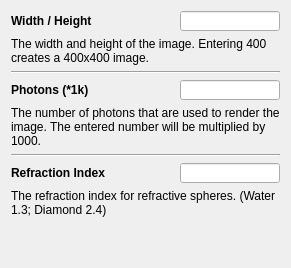
           <widget class="QWidget" name="ppm">
            <layout class="QVBoxLayout" name="verticalLayout_8">
             <item>
              <layout class="QHBoxLayout" name="horizontalLayout_17">
               <item>
                <widget class="QLabel" name="ppmSizeLabel">
                 <property name="font">
                  <font>
                   <weight>75</weight>
                   <bold>true</bold>
                  </font>
                 </property>
                 <property name="text">
                  <string>Width / Height</string>
                 </property>
                </widget>
               </item>
               <item>
                <widget class="QLineEdit" name="ppmSize">
                 <property name="maximumSize">
                  <size>
                   <width>100</width>
                   <height>20</height>
                  </size>
                 </property>
                 <property name="toolTip">
                  <string/>
                 </property>
                </widget>
               </item>
              </layout>
             </item>
             <item>
              <widget class="QLabel" name="label_16">
               <property name="text">
                <string>The width and height of the image. Entering 400 creates a 400x400 image.</string>
               </property>
               <property name="wordWrap">
                <bool>true</bool>
               </property>
              </widget>
             </item>
             <item>
              <widget class="Line" name="line_11">
               <property name="orientation">
                <enum>Qt::Horizontal</enum>
               </property>
              </widget>
             </item>
             <item>
              <layout class="QHBoxLayout" name="horizontalLayout_18">
               <item>
                <widget class="QLabel" name="ppmSamplesLabel">
                 <property name="font">
                  <font>
                   <weight>75</weight>
                   <bold>true</bold>
                  </font>
                 </property>
                 <property name="text">
                  <string>Photons (*1k)</string>
                 </property>
                </widget>
               </item>
               <item>
                <widget class="QLineEdit" name="ppmSamples">
                 <property name="maximumSize">
                  <size>
                   <width>100</width>
                   <height>20</height>
                  </size>
                 </property>
                 <property name="toolTip">
                  <string/>
                 </property>
                </widget>
               </item>
              </layout>
             </item>
             <item>
              <widget class="QLabel" name="label_17">
               <property name="text">
                <string>The number of photons that are used to render the image. The entered number will be multiplied by 1000.</string>
               </property>
               <property name="wordWrap">
                <bool>true</bool>
               </property>
              </widget>
             </item>
             <item>
              <widget class="Line" name="line_12">
               <property name="orientation">
                <enum>Qt::Horizontal</enum>
               </property>
              </widget>
             </item>
             <item>
              <layout class="QHBoxLayout" name="horizontalLayout_19">
               <item>
                <widget class="QLabel" name="ppmRefractionLabel">
                 <property name="font">
                  <font>
                   <weight>75</weight>
                   <bold>true</bold>
                  </font>
                 </property>
                 <property name="text">
                  <string>Refraction Index</string>
                 </property>
                </widget>
               </item>
               <item>
                <widget class="QLineEdit" name="ppmRefraction">
                 <property name="maximumSize">
                  <size>
                   <width>100</width>
                   <height>20</height>
                  </size>
                 </property>
                 <property name="toolTip">
                  <string/>
                 </property>
                </widget>
               </item>
              </layout>
             </item>
             <item>
              <widget class="QLabel" name="label_18">
               <property name="text">
                <string>The refraction index for refractive spheres. (Water 1.3; Diamond 2.4)</string>
               </property>
               <property name="wordWrap">
                <bool>true</bool>
               </property>
              </widget>
             </item>
             <item>
              <spacer name="verticalSpacer_6">
               <property name="orientation">
                <enum>Qt::Vertical</enum>
               </property>
               <property name="sizeHint" stdset="0">
                <size>
                 <width>20</width>
                 <height>40</height>
                </size>
               </property>
              </spacer>
             </item>
            </layout>
           </widget>
